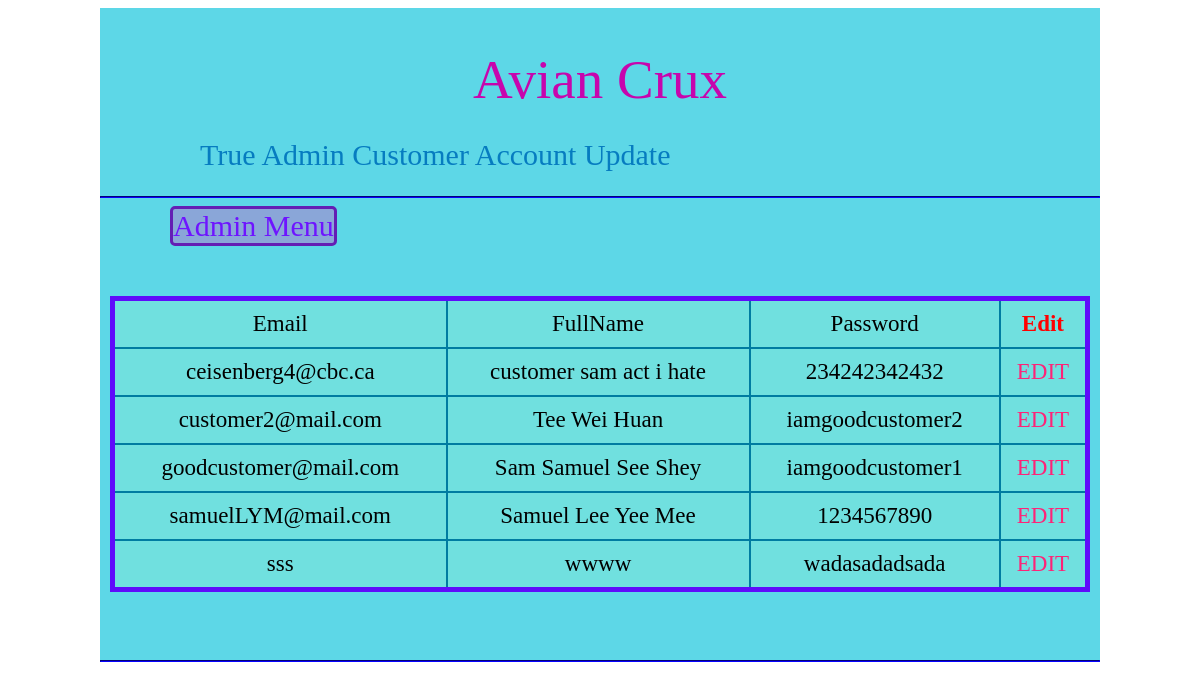
Screenshot of /AdminCustomerAccUpdate.php (signed in) with the database file from the repository.
### tables this page shows
CREATE TABLE `user` (
  `UserEmail` varchar(30) NOT NULL,
  `UserFullName` varchar(100) DEFAULT NULL,
  `UserPassword` varchar(30) NOT NULL,
  `UserType` char(20) NOT NULL,
  `UserAddress` varchar(255) DEFAULT NULL,
  `UserCardNum` varchar(19) DEFAULT NULL,
  `UserCardSerial` varchar(4) DEFAULT NULL,
  `UserCardExpiredDate` varchar(5) DEFAULT NULL
);

### AdminCustomerAccUpdate.php (the view, shortened to what this page needs)
<?php session_start();
include_once 'connection.php';
$UserType = $_SESSION['usertype'];
if($UserType == "Admin"){
     ?>
<!DOCTYPE html>
<html lang="en">
<head>
    <link href="allin1css.css" rel="stylesheet"  type="text/css"/>
</head>
<body>
    <center>
<div id="contain">
    <div id="header"><center><div id= "pagetype">Avian Crux</div></center></div>
    <div id="menu" class="welcome">True Admin Customer Account Update</div>
    <hr class="lining">
    <div id="menu" >
        <div id="firstconn"><a href="AvianCruxAdminHome.php" class="deco">Admin Menu</a></div>
    </div>
    <div style="height:60px;"></div>
    <table class="choosable">
<tr class="choosable">
<td class="choosable">Email</td>
<td class="choosable">FullName</td>
<td class="choosable">Password</td>
<td class="choosable"><font color="red"><b>Edit</b></font></td>
</tr>
    <?php
    $sqlquery= "Select UserEmail,UserFullName,UserPassword From user Where UserType = 'Customer'";
    $result = mysqli_query($conn, $sqlquery);
    $resultcheck = mysqli_num_rows($result) ;
    if ($resultcheck >0){
        while($row = mysqli_fetch_assoc($result)){
            ?>
<tr class="choosable">
 <td class="choosable"> <?php echo $row['UserEmail']; ?></td>
 <td class="choosable"> <?php echo $row['UserFullName']; ?></td>
 <td class="choosable"> <?php echo $row['UserPassword']; ?></td>
 <td class="choosable"> <a href="AdminCustomerAccUpdateForm.php?UserEmail=<?php echo $row['UserEmail']; ?>" class="linkform">EDIT</a></td>
 </tr>
<?php }
   }
    ?>
</table>
    <div style="height:60px;"></div>
    <hr class="lining">
</center>
</body>
<?php
}else{
    header("Location: Login.php");
}
?>

### allin1css.css (style rules this page uses)
#contain { background-color:rgb(93, 215, 231); width:1000px; }
#header { padding-top: 20px; height:110px; width:1000px; font-size:80px; text-align: center; }
#pagetype { padding-top: 20px; height:100px; width:300px; font-size:55px; text-align: center; color : rgb(199, 5, 173); }
#menu { font-size: 30px; height:30px; width:1000px; color : rgb(6, 124, 192); }
.welcome { text-align: left; padding-left: 100px; padding-bottom: 20px; }
#firstconn { float:left; margin-left: 70px; background-color: rgb(138, 166, 216); border-color: rgb(100, 30, 180); border-width: 3px; border-style: solid; border-radius: 5px; }
.deco { color : rgb(110, 20, 255); text-decoration: none; }
.lining { border-color : rgb(5, 2, 202) }
table.choosable { border-style: solid; border-color: rgb(95, 11, 251); border-width: 5px; text-align: center; border-collapse: collapse; background-color: rgba(141, 236, 208, 0.39); width: 98%; }
tr.choosable,td.choosable { font-size: 23px; border-style: solid; border-color: rgb(0, 124, 161); border-width: 2px; }
.linkform { text-decoration: none; color: rgb(255, 34, 119); }
tr, td { padding: 10px 5px; }

### rows the page displays
user: UserEmail "ceisenberg4@cbc.ca", UserFullName "customer sam act i hate", UserPassword "234242342432"
user: UserEmail "customer2@mail.com", UserFullName "Tee Wei Huan", UserPassword "iamgoodcustomer2"
user: UserEmail "goodcustomer@mail.com", UserFullName "Sam Samuel See Shey", UserPassword "iamgoodcustomer1"
user: UserEmail "samuelLYM@mail.com", UserFullName "Samuel Lee Yee Mee", UserPassword "1234567890"
user: UserEmail "sss", UserFullName "wwww", UserPassword "wadasadadsada"
